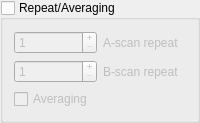
<?xml version="1.0"?>
<ui version="4.0">
 <author></author>
 <comment></comment>
 <exportmacro></exportmacro>
 <class>Form</class>
 <widget class="QGroupBox" name="groupRepeats">
          <property name="minimumSize">
           <size>
            <width>0</width>
            <height>0</height>
           </size>
          </property>
          <property name="title">
           <string>Repeat/Averaging</string>
          </property>
          <property name="flat">
           <bool>false</bool>
          </property>
          <property name="checkable">
           <bool>true</bool>
          </property>
          <property name="checked">
           <bool>false</bool>
          </property>
          <layout class="QGridLayout" name="gridLayout_7">
           <item row="1" column="0">
            <widget class="QSpinBox" name="spinBRepeat">
             <property name="toolTip">
              <string>The number of times to repeat a B-scan</string>
             </property>
             <property name="buttonSymbols">
              <enum>QAbstractSpinBox::PlusMinus</enum>
             </property>
             <property name="minimum">
              <number>1</number>
             </property>
             <property name="maximum">
              <number>1000</number>
             </property>
            </widget>
           </item>
           <item row="2" column="0">
            <widget class="QCheckBox" name="checkAveraging">
             <property name="toolTip">
              <string>If true, repeated A-scans and B-scans will be averaged before saving</string>
             </property>
             <property name="text">
              <string>Averaging</string>
             </property>
             <property name="tristate">
              <bool>false</bool>
             </property>
            </widget>
           </item>
           <item row="0" column="1">
            <widget class="QLabel" name="labelARepeat">
             <property name="toolTip">
              <string>The number of A-scans to be acquired from the same point during a dwell</string>
             </property>
             <property name="text">
              <string>A-scan repeat</string>
             </property>
            </widget>
           </item>
           <item row="1" column="1">
            <widget class="QLabel" name="labelBRepeat">
             <property name="maximumSize">
              <size>
               <width>16777215</width>
               <height>16777215</height>
              </size>
             </property>
             <property name="toolTip">
              <string>The number of times to repeat a B-scan</string>
             </property>
             <property name="text">
              <string>B-scan repeat</string>
             </property>
            </widget>
           </item>
           <item row="0" column="0">
            <widget class="QSpinBox" name="spinARepeat">
             <property name="toolTip">
              <string>The number of A-scans to be acquired during a dwell</string>
             </property>
             <property name="buttonSymbols">
              <enum>QAbstractSpinBox::PlusMinus</enum>
             </property>
             <property name="minimum">
              <number>1</number>
             </property>
             <property name="maximum">
              <number>1000</number>
             </property>
            </widget>
           </item>
          </layout>
         </widget>
 <pixmapfunction></pixmapfunction>
 <connections/>
</ui>
